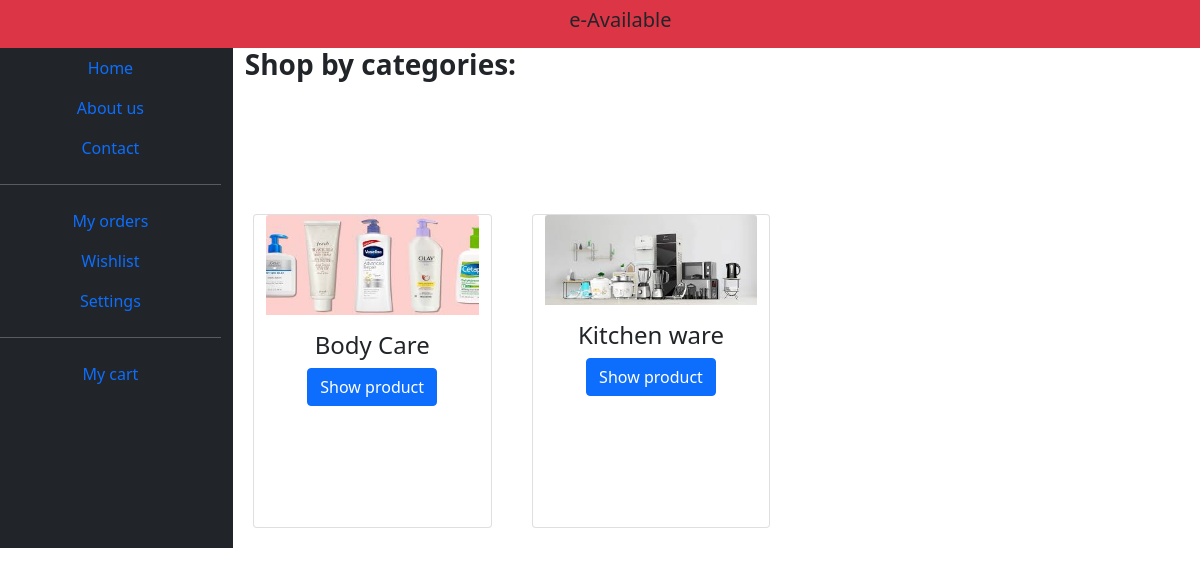
Before: / with the older database file.
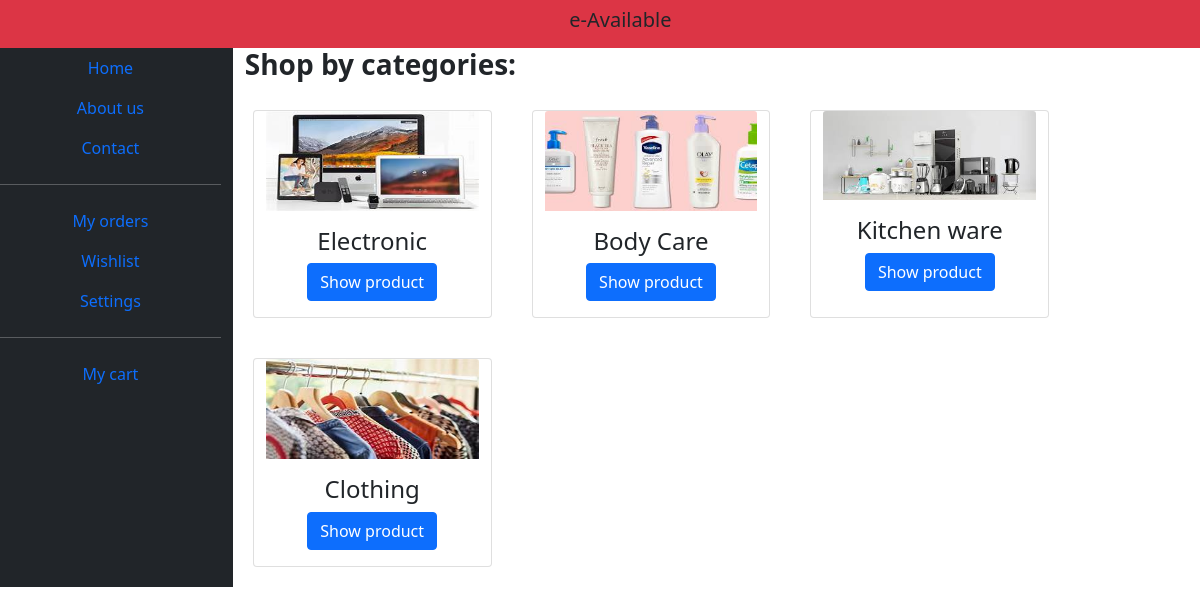
After: the same page with the newer database file.
### grocery/models.py (models this page shows, shortened)
class category(models.Model):
    Id=models.AutoField(primary_key=True)
    cateName=models.CharField(max_length=100)
    displayName=models.CharField(max_length=100)
    cateImg=models.ImageField(default='')

### grocery/views.py (the view)
# urls.py: path('', views.index, name='home'),
def index(requests):
   c=category.objects.all()
   params={'category':c}
   return render(requests,'index.html',params)

### grocery/templates/index.html
{% extends "base.html" %}
{% block body %}
{% load static %}
<h3><b>Shop by categories:</b></h3>
  {% for i in category %}
        <div class="card col-3">
            <img src="/media/{{i.cateImg}}" class="card-img-top cat_img" alt="Loading...">
            <div class="card-body">
              <h4 class="card-title">{{i.displayName}}</h4>
              <a href="/products?cat={{i.cateName}}" class="btn btn-primary" value="{{i.cateName}}">Show product</a>
            </div>
          </div>
  {% endfor %}
      {% endblock %}

### grocery/templates/base.html (shortened to what this page needs)
<!doctype html>
<html lang="en">
  <head>
    <link href="https://cdn.jsdelivr.net/npm/bootstrap@5.0.0-beta2/dist/css/bootstrap.min.css" rel="stylesheet">
  </head>
  <body>
    <nav class="navbar navbar-expand-lg navbar-danger bg-danger ">
      <div class="brandName" href="#"><b><h5>e-Available</h5></b></div>
    </nav>
    <div class="row">
      <div class='bg-dark sidebar' id="navbarSupportedContent">
          <ul class="navbar-nav me-auto mb-2 mb-lg-0">
              <li class="nav-item">
                <a class="nav-link active" aria-current="page" href="/">Home</a>
              </li>
              <li class="nav-item">
                <a class="nav-link" href="/about">About us</a>
              </li>
              <li class="nav-item">
                <a class="nav-link" href="/contact">Contact</a>
              </li>
              <hr>
              <li class="nav-item">
                <a class="nav-link" href="#">My orders</a>
              </li>
              <li class="nav-item">
                <a class="nav-link" href="#">Wishlist</a>
              </li>
              <li class="nav-item">
                <a class="nav-link" href="#">Settings</a>
              </li>
              <hr>
              <li class="nav-item">
                <a class="nav-link" href="/cart">My cart</a>
              </li>
            </ul>
      </div>
      <div class='row mainBox'>
        {% block body %} {% endblock %}
      </div>
  </div>
  </body>
</html>

### grocery/templates/base.html (style rules this page uses)
a { color:white; }
.card { margin: 20px;text-align: center; }
hr { color: white; }
.sidebar { text-align: center; max-width: 20%; overflow-x: hidden; transition: 0.5s; min-height: 500px; }
nav { padding-left: 10px; }
.brandName { padding-left:47%; }
.cat_img { max-height: 100px; }
.mainBox { width:80%; }

Changed rows visible on the page:
added category: cateImg (picture), displayName "Electronic"
added category: cateImg (picture), displayName "Clothing"
